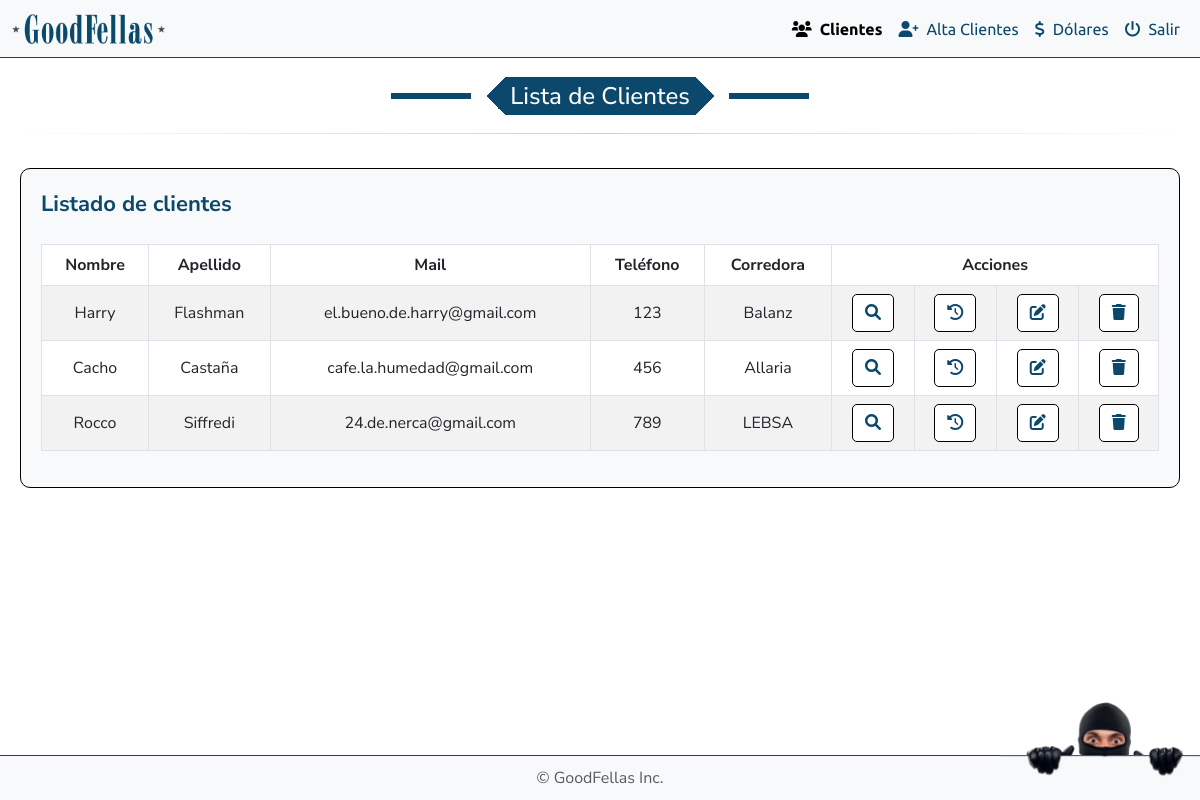
Page /backend/lista_clientes.php on the committed database.
### tables this page shows
CREATE TABLE `clientes` (
  `email` varchar(100) NOT NULL,
  `password` varchar(255) NOT NULL,
  `nombre` varchar(50) NOT NULL,
  `apellido` varchar(50) NOT NULL,
  `telefono` varchar(20) DEFAULT NULL,
  `corredora` varchar(100) DEFAULT NULL,
  `url` varchar(255) DEFAULT NULL,
  `cliente_id` int(11) NOT NULL
);

### public_html/backend/lista_clientes.php (the view, shortened to what this page needs)
<?php
require_once '../../config/config.php';
$sql = "SELECT cliente_id, nombre, apellido, email, telefono, corredora FROM clientes";
$result = $conn->query($sql);
?>
<!DOCTYPE html>
<html lang="es">
<head>
    <link rel="stylesheet" href="https://cdn.jsdelivr.net/npm/bootstrap@5.3.0-alpha3/dist/css/bootstrap.min.css">
    <link rel="stylesheet" href="https://cdnjs.cloudflare.com/ajax/libs/bootstrap-icons/1.10.3/font/bootstrap-icons.min.css">
    <link rel="stylesheet" href="https://cdnjs.cloudflare.com/ajax/libs/font-awesome/6.0.0-beta3/css/all.min.css">
    <link rel="stylesheet" href="../css/style.css">
</head>
<body>
    <nav class="navbar navbar-expand-lg navbar-light bg-light fixed-top">
        <div class="container-fluid">
            <a class="navbar-brand" href="#">
                <img src="../img/logo.png" alt="Logo" title="GoodFellas" />
            </a>
            <div class="collapse navbar-collapse" id="navbarNavDropdown">
                <ul class="navbar-nav ms-auto">
                    <li class="nav-item">
                        <a class="nav-link active" href="lista_clientes.php"><i class="fa-solid fa-users me-2"></i>Clientes</a>
                    </li>
                    <li class="nav-item">
                        <a class="nav-link" href="alta_clientes.php"><i class="fa-solid fa-user-plus me-2"></i>Alta Clientes</a>
                    </li>
                    <li class="nav-item">
                        <a class="nav-link" href="dolares.php"><i class="fa-solid fa-dollar-sign me-2"></i>Dólares</a>
                    </li>
                    <li class="nav-item">
                        <a class="nav-link" href="../logout.php"><i class="fa-solid fa-power-off me-2"></i>Salir</a>
                    </li>
                </ul>
            </div>
        </div>
    </nav>
    <div class="row mx-2 mt-navbar">
        <div class="col-12 text-center">
            <h4 class="fancy">Lista de Clientes</h4>
        </div>
        <hr class="mod">
        <div class="col-12 text-center">
            <div class="container-fluid my-4 efectivo">
                <h5 class="me-2 cartera titulo-botones mb-4">Listado de clientes</h5>
                <div class="table-responsive">
                    <table id="clientes" class="table table-bordered table-striped">
                        <thead>
                            <tr>
                                <th>Nombre</th>
                                <th>Apellido</th>
                                <th>Mail</th>
                                <th>Teléfono</th>
                                <th>Corredora</th>
                                <th colspan="4" class="text-center">Acciones</th>
                            </tr>
                        </thead>
                        <tbody>
                            <?php while ($row = $result->fetch_assoc()): ?>
                                <tr>
                                    <td><?php echo htmlspecialchars($row['nombre']); ?></td>
                                    <td><?php echo htmlspecialchars($row['apellido']); ?></td>
                                    <td><?php echo htmlspecialchars($row['email']); ?></td>
                                    <td><?php echo htmlspecialchars($row['telefono']); ?></td>
                                    <td><?php echo htmlspecialchars($row['corredora']); ?></td>
                                    <td class="text-center">
                                        <a href="cliente.php?cliente_id=<?php echo $row['cliente_id']; ?>" class="btn btn-info btn-custom ver" data-bs-toggle="tooltip" data-bs-placement="top" title="Ver">
                                            <i class="fa-solid fa-magnifying-glass"></i>
                                        </a>
                                    </td>
                                    <td class="text-center">
                                        <a href="historial.php?cliente_id=<?php echo $row['cliente_id']; ?>" class="btn btn-info btn-custom ver" data-bs-toggle="tooltip" data-bs-placement="top" title="Historial">
                                            <i class="fa-solid fa-clock-rotate-left"></i>
                                        </a>
                                    </td>
                                    <td class="text-center">
                                        <a href="../funciones/editar_cliente.php?cliente_id=<?php echo $row['cliente_id']; ?>" class="btn btn-info btn-custom editar" data-bs-toggle="tooltip" data-bs-placement="top" title="Editar">
                                            <i class="fa-solid fa-pen-to-square"></i>
                                        </a>
                                    </td>
                                    <td class="text-center">
                                        <button class="btn btn-info btn-custom eliminar" data-bs-toggle="tooltip" data-bs-placement="top" title="Eliminar">
                                            <i class="fa-solid fa-trash"></i>
                                        </button>
                                    </td>
                                </tr>
                            <?php endwhile; ?>
                        </tbody>
                    </table>
                </div>
            </div>
        </div>
    </div>
    <img id="fixed-image" src="../img/chorro.png" alt="Imagen Fija" />
    <footer class="footer bg-light">
        <div class="container">
            <span class="text-muted">© GoodFellas Inc.</span>
        </div>
    </footer>
</body>
</html>

### public_html/css/style.css (style rules this page uses)
body { font-family: "Nunito Sans", serif; }
body { display: flex; flex-direction: column; min-height: 100vh; }
.footer { background-color: #f8f9fa; text-align: center; padding: 10px 0; border-top: 1px solid #0B486B; position: fixed; width: 100%; bottom: 0; }
.nav-link { color: #0B486B; font-family: "Ubuntu", serif; }
.nav-link.active { color: #0B486B; font-weight: bold; }
.fancy { --b: 6px; --w: 80px; --g: 15px; --c: #0B486B; width: fit-content; font-family: "Nunito Sans", serif; padding: 0 1em; line-height: 1.6em; color: #fff; background: conic-gradient(from 45deg at left ,var(--c) 25%,#0000 0) 0, conic-gradient(from -135deg at right,var(--c) 25%,#0000 0) 100%; background-size: 51% 100%; background-repeat: no-repeat; border-image: linear-gradient( #0000 calc(50% - var(--b)/2), var(--c) 0 calc(50% + var(--b)/2), #0000 0) 1/0 var(--w)/calc(var(--w) + var(--g)); margin-inline: auto; }
hr.mod { border: 0; height: 1px; background-image: linear-gradient(to right, rgba(0, 0, 0, 0), rgba(0, 0, 0, 0.75), rgba(0, 0, 0, 0)); margin: 10px 0px 10px 0px; }
h5 { font-weight: 300; font-size: 22px; line-height: 1.4em; color: #404040; font-family: "Nunito Sans", serif; }
.btn-custom { border: 1px solid #000000; background-color: #fff; color: #0B486B; border-radius: 5px; }
.table-responsive { overflow-x: visible; }
.efectivo { border: 1px solid black; border-radius: 10px; background-color: #f8f9fa; padding: 20px; align-items: center; justify-content: space-between; }
.titulo-botones { display: flex; flex-direction: column; align-items: flex-start; width: 100%; }
.cartera { color: #0B486B; font-weight: bold; }
thead { background-color: transparent !important; }
.table-bordered { border: none; }
.table-bordered th, .table-bordered td { border: 1px solid #dee2e6; }
.table td, .table th { vertical-align: middle; }
th.text-center { text-align: center; }
td.text-center { text-align: center; }
.navbar { border-bottom: 1px solid #0B486B; }
.navbar-brand { left: 1rem; }
.navbar-brand img { height: 30px; }
.mt-navbar { margin-top: 77px; }
#fixed-image { position: fixed; bottom: 22.81px; right: 0; z-index: 9999; width: 200px; }

### rows in the picture
clientes: nombre "Harry", apellido "Flashman", email "el.bueno.de.harry@gmail.com", telefono "123", corredora "Balanz"
clientes: nombre "Cacho", apellido "Castaña", email "cafe.la.humedad@gmail.com", telefono "456", corredora "Allaria"
clientes: nombre "Rocco", apellido "Siffredi", email "24.de.nerca@gmail.com", telefono "789", corredora "LEBSA"
